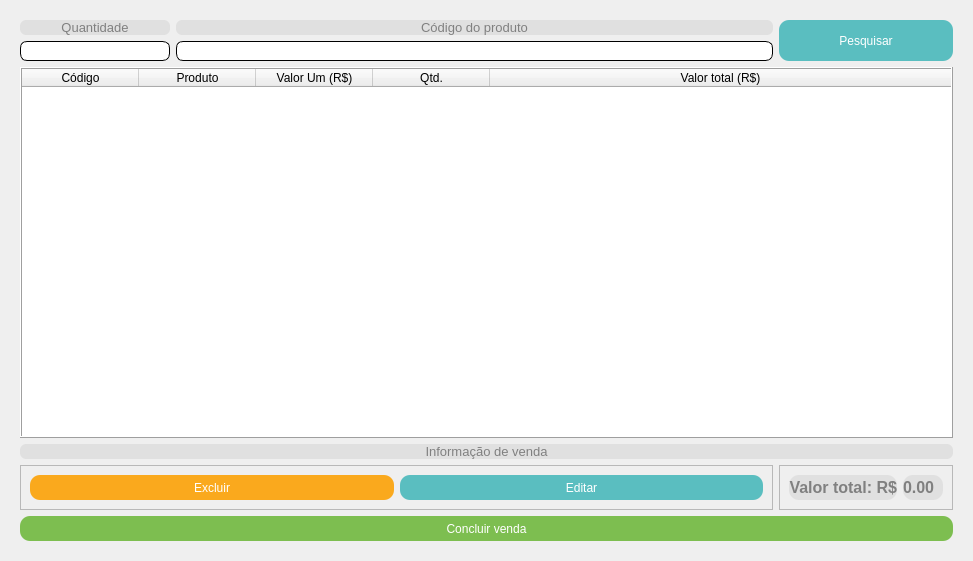
<?xml version="1.0" encoding="UTF-8"?>
<ui version="4.0">
 <class>fm_roupaNovaVenda</class>
 <widget class="QDialog" name="fm_roupaNovaVenda">
  <property name="geometry">
   <rect>
    <x>0</x>
    <y>0</y>
    <width>973</width>
    <height>561</height>
   </rect>
  </property>
  <property name="windowTitle">
   <string>Nova venda</string>
  </property>
  <layout class="QGridLayout" name="gridLayout_3">
   <item row="0" column="0">
    <widget class="QFrame" name="frame">
     <property name="frameShape">
      <enum>QFrame::NoFrame</enum>
     </property>
     <property name="frameShadow">
      <enum>QFrame::Raised</enum>
     </property>
     <layout class="QGridLayout" name="gridLayout">
      <item row="3" column="2">
       <widget class="QFrame" name="frame_3">
        <property name="frameShape">
         <enum>QFrame::StyledPanel</enum>
        </property>
        <property name="frameShadow">
         <enum>QFrame::Raised</enum>
        </property>
        <layout class="QHBoxLayout" name="horizontalLayout">
         <item>
          <widget class="QLabel" name="lb_valor">
           <property name="font">
            <font>
             <pointsize>12</pointsize>
             <weight>75</weight>
             <italic>false</italic>
             <bold>true</bold>
            </font>
           </property>
           <property name="styleSheet">
            <string notr="true">QLabel{
background:#e0e0e0;
color:#808080;
font-size:12pt;
border:none;
border-radius:10px;
}</string>
           </property>
           <property name="text">
            <string>Valor total: R$</string>
           </property>
           <property name="alignment">
            <set>Qt::AlignRight|Qt::AlignTrailing|Qt::AlignVCenter</set>
           </property>
          </widget>
         </item>
         <item>
          <widget class="QLabel" name="lb_valorTotal">
           <property name="font">
            <font>
             <pointsize>12</pointsize>
             <weight>75</weight>
             <italic>false</italic>
             <bold>true</bold>
            </font>
           </property>
           <property name="styleSheet">
            <string notr="true">QLabel{
background:#e0e0e0;
color:#808080;
font-size:12pt;
border:none;
border-radius:10px;
}</string>
           </property>
           <property name="frameShape">
            <enum>QFrame::NoFrame</enum>
           </property>
           <property name="frameShadow">
            <enum>QFrame::Plain</enum>
           </property>
           <property name="text">
            <string>0.00  </string>
           </property>
           <property name="alignment">
            <set>Qt::AlignLeading|Qt::AlignLeft|Qt::AlignVCenter</set>
           </property>
          </widget>
         </item>
        </layout>
       </widget>
      </item>
      <item row="0" column="0">
       <layout class="QVBoxLayout" name="verticalLayout">
        <item>
         <widget class="QLabel" name="lb_qtd">
          <property name="styleSheet">
           <string notr="true">QLabel{
background:#e0e0e0;
color:#808080;
font-size:10pt;
border:none;
border-radius:6px;
}</string>
          </property>
          <property name="text">
           <string>Quantidade</string>
          </property>
          <property name="alignment">
           <set>Qt::AlignCenter</set>
          </property>
         </widget>
        </item>
        <item>
         <widget class="QLineEdit" name="line_qtd">
          <property name="sizePolicy">
           <sizepolicy hsizetype="Minimum" vsizetype="Maximum">
            <horstretch>0</horstretch>
            <verstretch>0</verstretch>
           </sizepolicy>
          </property>
          <property name="minimumSize">
           <size>
            <width>150</width>
            <height>20</height>
           </size>
          </property>
          <property name="styleSheet">
           <string notr="true">QLineEdit:enabled{background:#ffffff;}
QLineEdit:disabled{background:#e7e7e7;}

QLineEdit{
color:#303030;
font-size:9pt;
border-radius:7px;
border:1px solid black;
}</string>
          </property>
         </widget>
        </item>
       </layout>
      </item>
      <item row="0" column="2">
       <widget class="QPushButton" name="btn_pesquisar">
        <property name="sizePolicy">
         <sizepolicy hsizetype="Preferred" vsizetype="Preferred">
          <horstretch>0</horstretch>
          <verstretch>0</verstretch>
         </sizepolicy>
        </property>
        <property name="minimumSize">
         <size>
          <width>150</width>
          <height>25</height>
         </size>
        </property>
        <property name="cursor">
         <cursorShape>PointingHandCursor</cursorShape>
        </property>
        <property name="styleSheet">
         <string notr="true">QPushButton:enabled{background:#5abec0;}
QPushButton:disabled{background:#2fbec0;}
QPushButton:pressed{background:#73bebe;}
QPushButton{
color:#ffffff;
font-size:9pt;
border:none;
border-radius:10px;
}</string>
        </property>
        <property name="text">
         <string>Pesquisar</string>
        </property>
        <property name="autoDefault">
         <bool>false</bool>
        </property>
       </widget>
      </item>
      <item row="1" column="0" colspan="3">
       <widget class="QTableWidget" name="tw">
        <property name="cursor" stdset="0">
         <cursorShape>PointingHandCursor</cursorShape>
        </property>
        <property name="styleSheet">
         <string notr="true">QTableWidget{
color:#303030;
font-size:9pt;
}</string>
        </property>
        <property name="frameShape">
         <enum>QFrame::Box</enum>
        </property>
        <property name="frameShadow">
         <enum>QFrame::Raised</enum>
        </property>
        <property name="editTriggers">
         <set>QAbstractItemView::NoEditTriggers</set>
        </property>
        <property name="selectionMode">
         <enum>QAbstractItemView::SingleSelection</enum>
        </property>
        <property name="selectionBehavior">
         <enum>QAbstractItemView::SelectRows</enum>
        </property>
        <property name="sortingEnabled">
         <bool>false</bool>
        </property>
        <attribute name="horizontalHeaderMinimumSectionSize">
         <number>50</number>
        </attribute>
        <attribute name="horizontalHeaderDefaultSectionSize">
         <number>117</number>
        </attribute>
        <attribute name="horizontalHeaderHighlightSections">
         <bool>false</bool>
        </attribute>
        <attribute name="horizontalHeaderShowSortIndicator" stdset="0">
         <bool>false</bool>
        </attribute>
        <attribute name="horizontalHeaderStretchLastSection">
         <bool>true</bool>
        </attribute>
        <attribute name="verticalHeaderVisible">
         <bool>false</bool>
        </attribute>
        <attribute name="verticalHeaderHighlightSections">
         <bool>false</bool>
        </attribute>
        <column>
         <property name="text">
          <string>Código</string>
         </property>
        </column>
        <column>
         <property name="text">
          <string>Produto</string>
         </property>
        </column>
        <column>
         <property name="text">
          <string>Valor Um (R$)</string>
         </property>
        </column>
        <column>
         <property name="text">
          <string>Qtd.</string>
         </property>
        </column>
        <column>
         <property name="text">
          <string>Valor total (R$)</string>
         </property>
        </column>
       </widget>
      </item>
      <item row="0" column="1">
       <layout class="QGridLayout" name="gridLayout_2">
        <item row="0" column="0">
         <widget class="QLabel" name="lb_codProd">
          <property name="styleSheet">
           <string notr="true">QLabel{
background:#e0e0e0;
color:#808080;
font-size:10pt;
border:none;
border-radius:6px;
}</string>
          </property>
          <property name="text">
           <string>Código do produto</string>
          </property>
          <property name="alignment">
           <set>Qt::AlignCenter</set>
          </property>
         </widget>
        </item>
        <item row="1" column="0">
         <widget class="QLineEdit" name="line_codProd">
          <property name="sizePolicy">
           <sizepolicy hsizetype="Expanding" vsizetype="Maximum">
            <horstretch>0</horstretch>
            <verstretch>0</verstretch>
           </sizepolicy>
          </property>
          <property name="minimumSize">
           <size>
            <width>150</width>
            <height>20</height>
           </size>
          </property>
          <property name="styleSheet">
           <string notr="true">QLineEdit:enabled{background:#ffffff;}
QLineEdit:disabled{background:#e7e7e7;}

QLineEdit{
color:#303030;
font-size:9pt;
border-radius:7px;
border:1px solid black;
}</string>
          </property>
          <property name="maxLength">
           <number>17</number>
          </property>
         </widget>
        </item>
       </layout>
      </item>
      <item row="3" column="0" colspan="2">
       <widget class="QFrame" name="frame_4">
        <property name="frameShape">
         <enum>QFrame::StyledPanel</enum>
        </property>
        <property name="frameShadow">
         <enum>QFrame::Raised</enum>
        </property>
        <layout class="QHBoxLayout" name="horizontalLayout_2">
         <item>
          <widget class="QPushButton" name="btn_excluir">
           <property name="sizePolicy">
            <sizepolicy hsizetype="Preferred" vsizetype="Preferred">
             <horstretch>0</horstretch>
             <verstretch>0</verstretch>
            </sizepolicy>
           </property>
           <property name="minimumSize">
            <size>
             <width>150</width>
             <height>25</height>
            </size>
           </property>
           <property name="cursor">
            <cursorShape>PointingHandCursor</cursorShape>
           </property>
           <property name="styleSheet">
            <string notr="true">QPushButton:enabled{background:#faa91d;}
QPushButton:disabled{background:#fabe50;}
QPushButton:pressed{background:#ffd500;}
QPushButton{
color:#ffffff;
font-size:9pt;
border:none;
border-radius:10px;
}</string>
           </property>
           <property name="text">
            <string>Excluir</string>
           </property>
           <property name="autoDefault">
            <bool>false</bool>
           </property>
          </widget>
         </item>
         <item>
          <widget class="QPushButton" name="btn_editar">
           <property name="sizePolicy">
            <sizepolicy hsizetype="Preferred" vsizetype="Preferred">
             <horstretch>0</horstretch>
             <verstretch>0</verstretch>
            </sizepolicy>
           </property>
           <property name="minimumSize">
            <size>
             <width>150</width>
             <height>25</height>
            </size>
           </property>
           <property name="cursor">
            <cursorShape>PointingHandCursor</cursorShape>
           </property>
           <property name="styleSheet">
            <string notr="true">QPushButton:enabled{background:#5abec0;}
QPushButton:disabled{background:#2fbec0;}
QPushButton:pressed{background:#73bebe;}
QPushButton{
color:#ffffff;
font-size:9pt;
border:none;
border-radius:10px;
}</string>
           </property>
           <property name="text">
            <string>Editar</string>
           </property>
           <property name="autoDefault">
            <bool>false</bool>
           </property>
          </widget>
         </item>
        </layout>
       </widget>
      </item>
      <item row="4" column="0" colspan="3">
       <widget class="QPushButton" name="btn_concluir">
        <property name="sizePolicy">
         <sizepolicy hsizetype="Preferred" vsizetype="Preferred">
          <horstretch>0</horstretch>
          <verstretch>0</verstretch>
         </sizepolicy>
        </property>
        <property name="minimumSize">
         <size>
          <width>150</width>
          <height>25</height>
         </size>
        </property>
        <property name="cursor">
         <cursorShape>PointingHandCursor</cursorShape>
        </property>
        <property name="styleSheet">
         <string notr="true">QPushButton:enabled{background:#7dbe50;}
QPushButton:disabled{background:#aaff7f;}
QPushButton:pressed{background:#aaff00;}
QPushButton{
color:#ffffff;
font-size:9pt;
border:none;
border-radius:10px;
}</string>
        </property>
        <property name="text">
         <string>Concluir venda</string>
        </property>
        <property name="autoDefault">
         <bool>false</bool>
        </property>
       </widget>
      </item>
      <item row="2" column="0" colspan="3">
       <widget class="QLabel" name="lb_acao">
        <property name="styleSheet">
         <string notr="true">QLabel{
background:#e0e0e0;
color:#808080;
font-size:10pt;
border:none;
border-radius:6px;
}</string>
        </property>
        <property name="text">
         <string>Informação de venda</string>
        </property>
        <property name="alignment">
         <set>Qt::AlignCenter</set>
        </property>
       </widget>
      </item>
     </layout>
    </widget>
   </item>
  </layout>
 </widget>
 <resources/>
 <connections/>
</ui>
